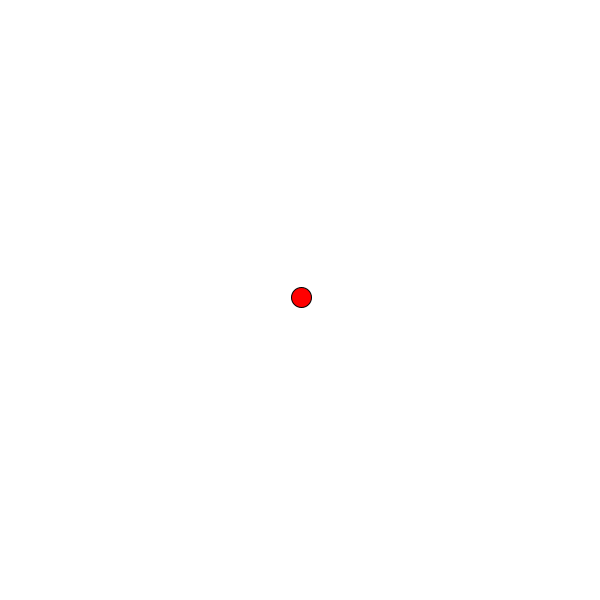
Frame 1 (no input)
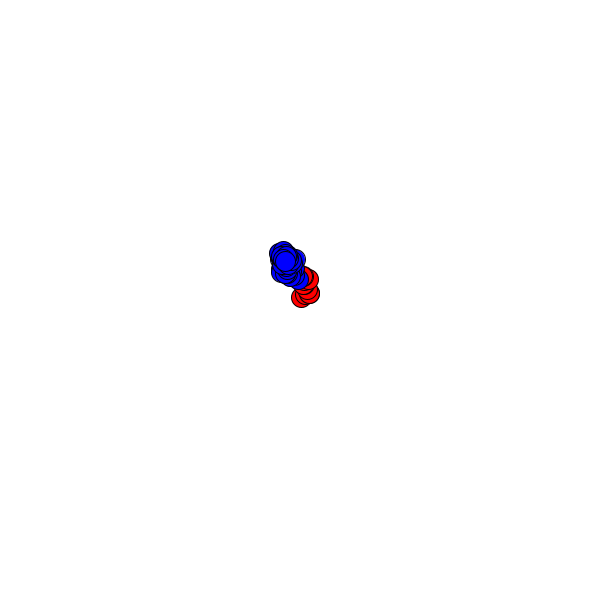
Frame 60 (the mouse pressed at the canvas centre just before this capture)
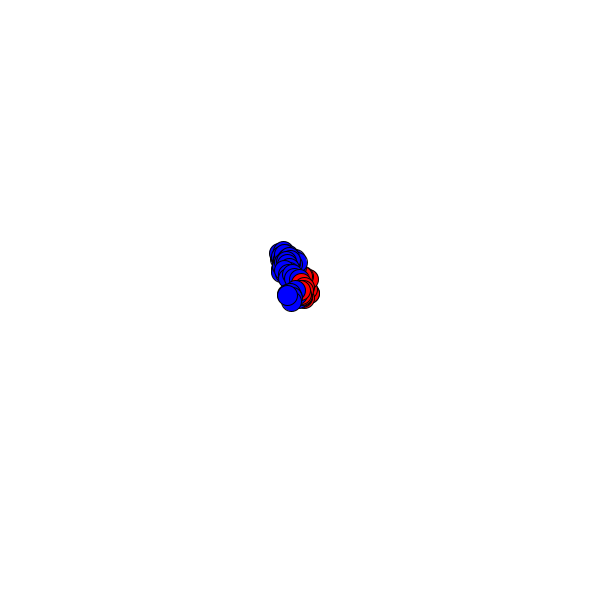
Frame 120 (the mouse held since frame 60 and released just before this capture)

The Processing sketch that drew these frames (run headless with seeded random() and noise(); from frame 60 on, the mouse is pressed at the canvas centre):

// Processing sketch: Art22Midterm_1
// ── Art22Midterm_1.pde
//Benjamin Van Heusden
//Art 22 
//Midterm Part One

//int x,y;
float x0, y0;
float stepSizeX, stepSizeY; 

void setup() {
  background(255);
  size(600, 600);
  x0 = width/2;
  y0 = height/2;
  stepSizeX=5;
  stepSizeY = 5;
}

void draw () {

  x0 = x0 + random(-stepSizeX, stepSizeX);
  y0 = y0 + random(-stepSizeY, stepSizeY);
  

  if (x0 > width || x0 < 0) {
    x0 = width/2;
  }
  if (y0 > height || y0 < 0) {
    y0 = height/2;
  }
  if (y0 > height/2) {
    stepSizeX = stepSizeY = 10;
  }
  if ( x0> width/2) {
    fill(255, 0, 0);
  }else if( x0 < width/2) {
    fill(0, 0, 255);
  }
  ellipse(x0, y0, 20, 20);
}
